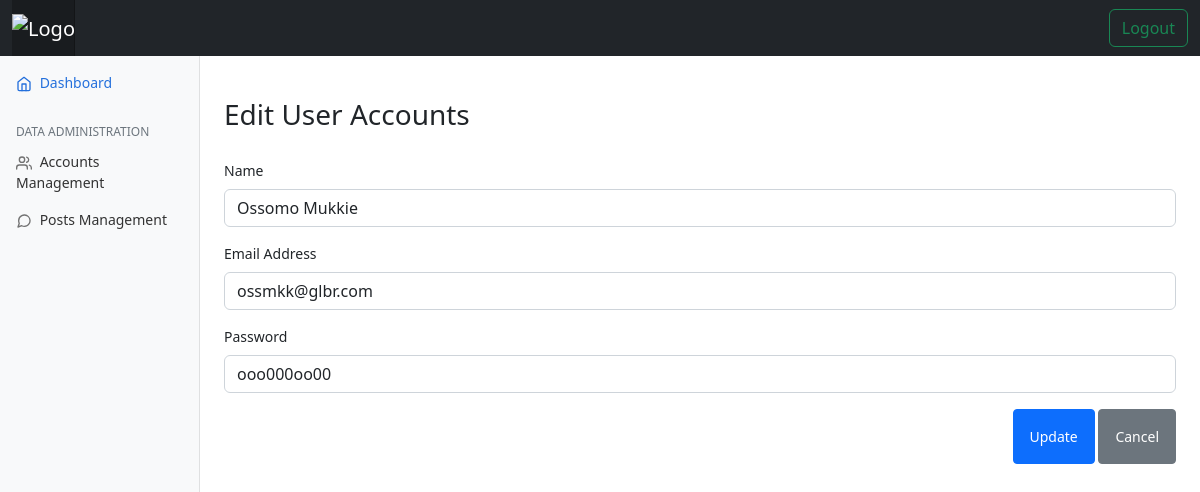
Page /manage_accountUpdate.php?id=5 on the committed database.
### tables this page shows
CREATE TABLE `tblaccounts` (
  `ID` int(11) NOT NULL,
  `Name` varchar(256) NOT NULL,
  `Email` varchar(256) NOT NULL,
  `Password` varchar(256) NOT NULL,
  `CreatedDate` date NOT NULL,
  `ModifiedDate` date NOT NULL
);

### manage_accountUpdate.php (the view, shortened to what this page needs)
<!doctype html>
<html lang="en">
<head>
	<link rel="stylesheet" href="css/bootstrap.min.css">
  <link rel="stylesheet" href="css/dashboard.css">
</head>
<body>
  <header class="navbar navbar-dark sticky-top bg-dark flex-md-nowrap p-0">
    <div class="container-fluid">
      <a class="navbar-brand" href="#">
        <img src="images/infosec.png" alt="Logo" width="120" height="24"/>
      </a>
      <a class="btn btn-outline-success" href="index.php">Logout</a>
    </div>
  </header>
  <div class="container-fluid">
    <div class="row">
      <nav id="sidebarMenu" class="col-md-3 col-lg-2 d-md-block bg-light sidebar collapse">
        <div class="position-sticky pt-3 sidebar-sticky">
          <ul class="nav flex-column">
            <li class="nav-item">
              <a class="nav-link active" aria-current="page" href="ui_admin_dashboard.php">
                <span data-feather="home" class="align-text-bottom"></span>
                Dashboard
              </a>
            </li>
          </ul>
          <h6 class="sidebar-heading d-flex justify-content-between align-items-center px-3 mt-4 mb-1 text-muted text-uppercase">
            <span>DATA ADMINISTRATION</span>
          </h6>
          <ul class="nav flex-column mb-2">
            <li class="nav-item">
              <a class="nav-link" href="ui_manage_account.php">
                <span data-feather="users" class="align-text-bottom"></span>
                Accounts Management
              </a>
            </li>
            <li class="nav-item">
              <a class="nav-link" href="ui_manage_comment.php">
                <span data-feather="message-circle" class="align-text-bottom"></span>
                Posts Management
              </a>
            </li>
          </ul>
        </div>
      </nav>
 <?php
    include_once("config.php");
    if($_SERVER['REQUEST_METHOD'] == "GET")
    {
        $id = $_GET['id'];
        $result = mysqli_query($mysqli, "SELECT * FROM tblaccounts WHERE ID=$id");
        while($res = mysqli_fetch_array($result))
        {
            $name = $res['Name'];
            $email = $res['Email'];
            $pass = $res['Password'];
        }
    }
    ?>
<main class="col-md-9 ms-sm-auto col-lg-10 px-md-4">
<div class="table-responsive">
    <br><br><h3>Edit User Accounts</h3><br>
    <form action="update_account.php" method="POST" name="frmAccountUpdate" enctype="multipart/form-data" autocomplete="off">
        <div class="mb-3">
            <label for="Name" class="form-label">Name</label>
            <input type="text" class="form-control" id="Name" name="Name" value="<?php echo $name; ?>">
        </div>
        <div class="mb-3">
        <label for="Email" class="form-label">Email Address</label>
            <input type="email" class="form-control" id="Email" name="Email" value="<?php echo $email; ?>">
        </div>
        <div class="mb-3">
        <label for="Password" class="form-label">Password</label>
            <input type="text" class="form-control" id="Password" name="Password" value="<?php echo $pass; ?>">
        </div>
        <div class="mb-3 float-end">
            <button type="submit" class="btn btn-sm btn-primary p-3">Update</button>
            <a type="button" class="btn btn-sm btn-secondary p-3" href="ui_manage_account.php">Cancel</a>
        </div>
    </form>
    </div>
</div>
</div>
</body>
</html>

### css/dashboard.css (style rules this page uses)
body { font-size: .875rem; }
.feather { width: 16px; height: 16px; }
.sidebar { position: fixed; top: 0; bottom: 0; left: 0; z-index: 100; padding: 48px 0 0; box-shadow: inset -1px 0 0 rgba(0, 0, 0, .1); }
.sidebar-sticky { height: calc(100vh - 48px); overflow-x: hidden; overflow-y: auto; }
.sidebar .nav-link { font-weight: 500; color: #333; }
.sidebar .nav-link .feather { margin-right: 4px; color: #727272; }
.sidebar .nav-link.active { color: #2470dc; }
.sidebar .nav-link:hover .feather, .sidebar .nav-link.active .feather { color: inherit; }
.sidebar-heading { font-size: .75rem; }
.navbar-brand { padding-top: .75rem; padding-bottom: .75rem; background-color: rgba(0, 0, 0, .25); box-shadow: inset -1px 0 0 rgba(0, 0, 0, .25); }

### rows in the picture
tblaccounts: Name "Ossomo Mukkie", Email "ossmkk@glbr.com", Password "ooo000oo00"
